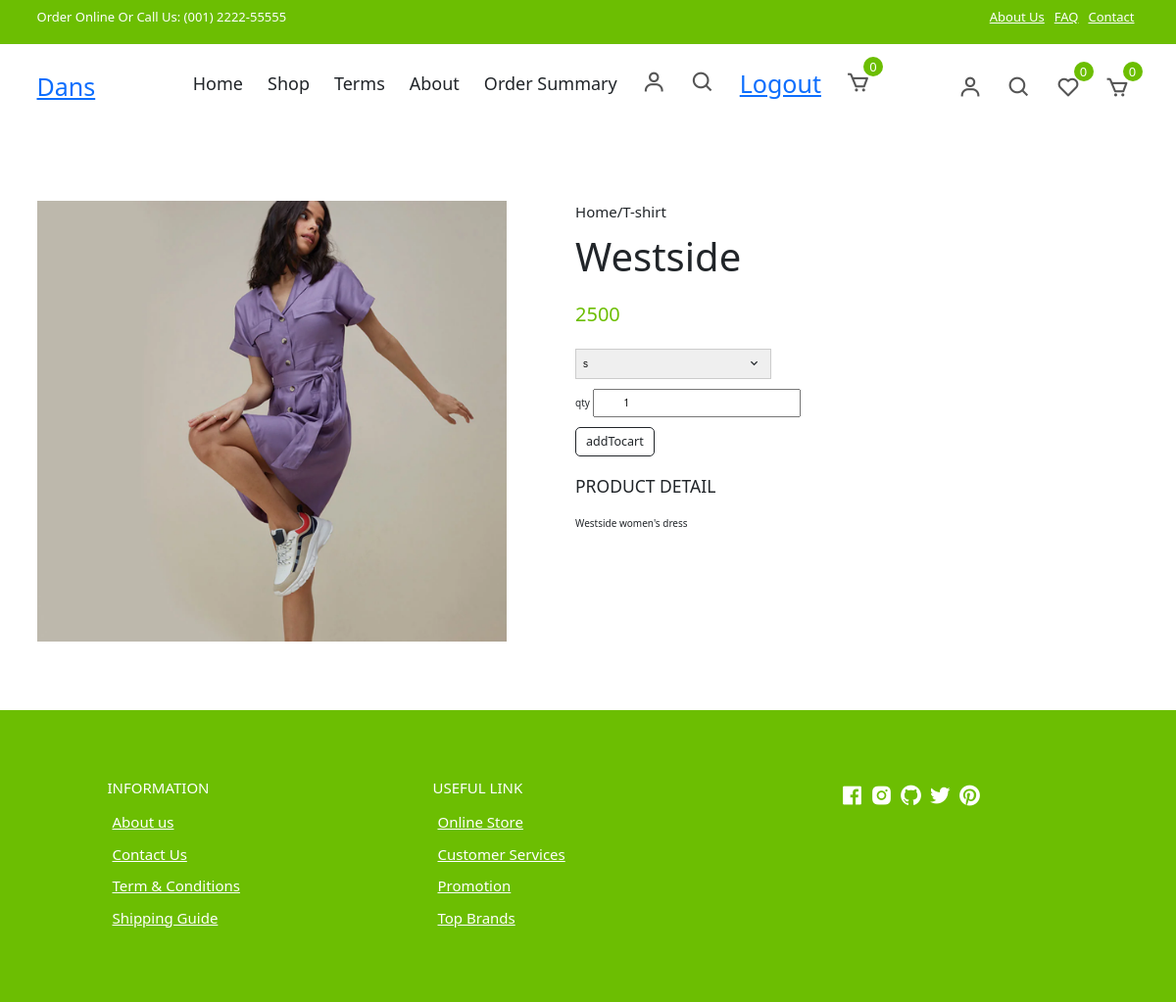
/products/5 (signed in), run on the app's committed database.
### Store/models.py (models this page shows, shortened)
class Product(models.Model):
    title=models.CharField(max_length=200)
    description=models.TextField(null=True)
    image=models.ImageField(upload_to="product_images",default="default.jpg",null=True,blank=True)
    category_object=models.ForeignKey(Category,on_delete=models.CASCADE,related_name="item")
    size_object=models.ManyToManyField(Size)
    price=models.PositiveIntegerField()
    created_date=models.DateTimeField(auto_now_add=True)
    updated_date=models.DateTimeField(auto_now=True)
    is_active=models.BooleanField(default=True)

### Store/views.py (the view)
# urls.py: path('products/<int:pk>',views.ProductDetailView.as_view(),name="product-detail"),
@method_decorator([signin_required,never_cache],name="dispatch")
class ProductDetailView(View):
    def get(self,request,*args,**kwargs):
        id=kwargs.get("pk")
        qs=Product.objects.get(id=id)
        return render(request,"product_detail.html",{"data":qs})

### Store/context_processors.py (called while the page is built)
def dummy(request):
    return {"msg":"hello user!"}

def basket_count(request):
    if request.user.is_authenticated:
        count=request.user.cart.cart_item_count
        return {"cart_count":count}
    else:
        return {"cart_count":0}

### Store/models.py (called while the page is built)
    @property
    def cart_items(self):
        return self.cartitem.filter(is_order_placed=False)

    @property
    def cart_item_count(self):
        return self.cart_items.count()

### Store/templates/product_detail.html (shortened to what this page needs)
{%extends 'base.html'%}
{%load static%}
{%block link_block%}
<link href="https://cdn.jsdelivr.net/npm/bootstrap@5.3.3/dist/css/bootstrap.min.css" rel="stylesheet">
{%endblock%}
{%block main_block%}
<section class="section product-detail">
    <div class="details container">
      <div class="left image-container">
        <div class="main">
          <img src="{{data.image.url}}" id="zoom" alt="" />
        </div>
      </div>
      <div class="right">
        <span>Home/T-shirt</span>
        <h1>{{data.title}}</h1>
        <div class="price">{{data.price}}</div>
        <form method="post" action="{%url 'add-to-basket' data.id%}">
          <div>
            <select name="size">
             {%for op in data.size_object.all%}
                <option value="{{op.name}}">{{op.name}}</option>
             {%endfor%}
            </select>
            <span><i class="bx bx-chevron-down"></i></span>
          </div>
          <p class="mt-3">
           <label for="">qty</label> <input type="number" value="1"  name="qty" class="py-2 px-5"/>
          </p>
          <button type="submit" class="btn btn-outline-dark btn-lg">addTocart</button>
        </form>
        <h3>Product Detail</h3>
        <p>
         {{data.description}}
        </p>
      </div>
    </div>
  </section>
{%endblock%}

### Store/static/css/styles.css (style rules this page uses)
:root { --white: #fff; --black: #222; --green: #6cbe02; --grey1: #f0f0f0; --grey2: #e9d7d3; }
*, *::before, *::after { margin: 0; padding: 0; box-sizing: inherit; }
html { box-sizing: border-box; font-size: 62.5%; }
body { font-family: 'Roboto', sans-serif; font-size: 1.6rem; background-color: var(--white); color: var(--black); font-weight: 400; font-style: normal; }
.container { max-width: 114rem; margin: 0 auto; padding: 0 3rem; }
.section { padding: 10rem 0 5rem 0; overflow: hidden; }
form { position: relative; z-index: 1; }
form span { position: absolute; top: 50%; right: 1rem; transform: translateY(-50%); font-size: 2rem; z-index: 0; }
.product-detail .details { display: grid; grid-template-columns: 1fr 1.2fr; gap: 7rem; }
.product-detail .left { display: flex; flex-direction: column; }
.product-detail .left .main { text-align: center; background-color: #f6f2f1; margin-bottom: 2rem; height: 45rem; }
.product-detail .left .main img { object-fit: cover; height: 100%; width: 100%; }
.product-detail .right span { display: inline-block; font-size: 1.5rem; margin-bottom: 1rem; }
.product-detail .right h1 { font-size: 4rem; line-height: 1.2; margin-bottom: 2rem; }
.product-detail .right .price { font-size: 600; font-size: 2rem; color: var(--green); margin-bottom: 2rem; }
.product-detail .right div { display: inline-block; position: relative; z-index: -1; }
.product-detail .right select { font-family: 'Poppins', sans-serif; width: 20rem; padding: 0.7rem; border: 1px solid #ccc; appearance: none; outline: none; }
.product-detail form { margin-bottom: 2rem; z-index: 0; }
.product-detail form span { position: absolute; top: 50%; right: 1rem; transform: translateY(-50%); font-size: 2rem; z-index: 0; }
.product-detail h3 { text-transform: uppercase; margin-bottom: 2rem; }

### data on the page
Product: image (picture), title "Westside", price "2500", description "Westside women's dress"

### other printed values
{{ cart_count }} "0"
form field size "s"
